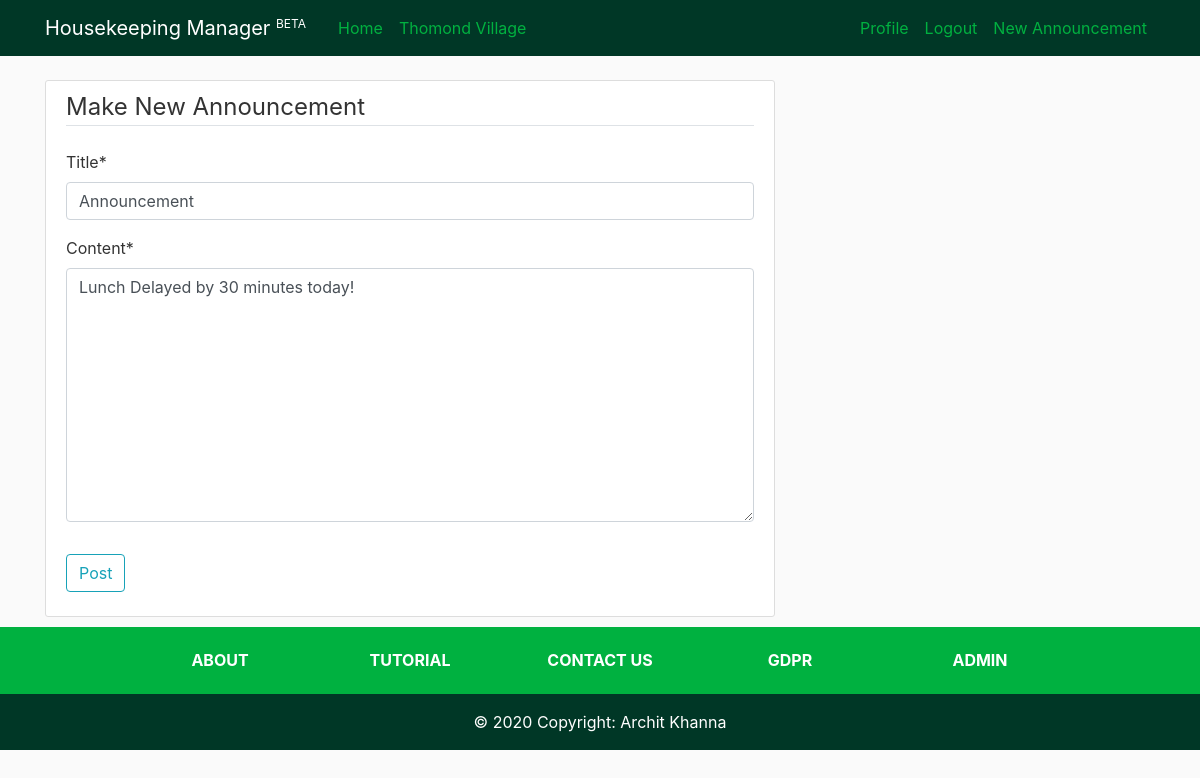
/announcement/3/update/ (signed in), run on the app's committed database.
### HKmanager/models.py (models this page shows, shortened)
class Announcement(models.Model):
    title = models.CharField(max_length=100)
    content = models.TextField()
    date_posted = models.DateTimeField(auto_now=True)
    author = models.ForeignKey(User, on_delete=models.DO_NOTHING)

### HKmanager/views.py (the view, shortened to what this page needs)
# urls.py: path('announcement/<int:pk>/update/', AnnouncementUpdateView.as_view(), name='hk-announcement-update'),
class AnnouncementUpdateView(UserPassesTestMixin, LoginRequiredMixin, UpdateView):
    model = Announcement
    fields = ['title', 'content']
    def test_func(self):
        announcement = self.get_object()
        if self.request.user == announcement.author or self.request.user.is_superuser:
            return True
        return False

### HKmanager/templates/HKmanager/announcement_form.html (shortened to what this page needs)
{% extends "HKmanager/base.html" %}
{% load crispy_forms_tags %}
{% block content %}
  <div class="content-section">
    <form method="POST">
      <fieldset class="form-group">
        <legend class="border-bottom mb-4">Make New Announcement</legend>
        {{ form|crispy }}
      </fieldset>
      <div class="form-group">
        <button class="btn btn-outline-info" type="submit" name="submit-button">Post</button>
      </div>
    </form>
  </div>
{% endblock content %}

### HKmanager/static/HKmanager/main.css (style rules this page uses)
body { background: #fafafa; color: #333333; margin-top: 5rem; height: 100%; }
div { vertical-align: middle; }
.content-section { background: #ffffff; padding: 8px 20px; vertical-align: middle; line-height: inherit; border: 1px solid #dddddd; border-radius: 3px; margin-bottom: 10px; }

### data on the page
Announcement: title "Announcement", content "Lunch Delayed by 30 minutes today!"
